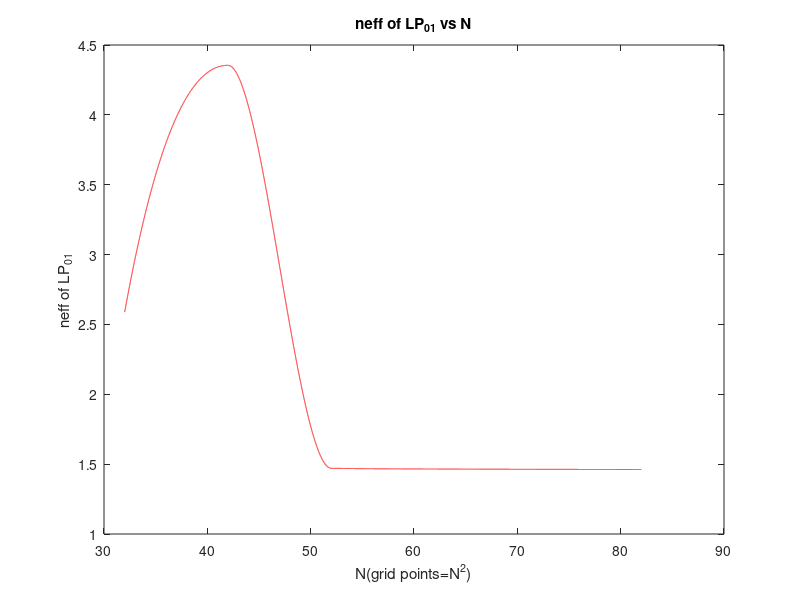

MATLAB code to generate this figure: (Note: this script raises an error after producing the figure.)
error=[1, .92, .076, 0.0325, .0135, 0.0115];
Nx=32:10:82;
refr_index=[2.5882, 4.3547, 1.4702, 1.4651, 1.4628, 1.4615];

XI = linspace(32,82,20002);
error = interp1(Nx,error,XI,'pchip');



refr_index = interp1(Nx,refr_index,XI,'pchip');


plot(XI,refr_index,'r');
xlabel('N(grid points=N^2)')
ylabel('neff of LP_{01}')
title('neff of LP_{01} vs N')
refline(0,1.4584)